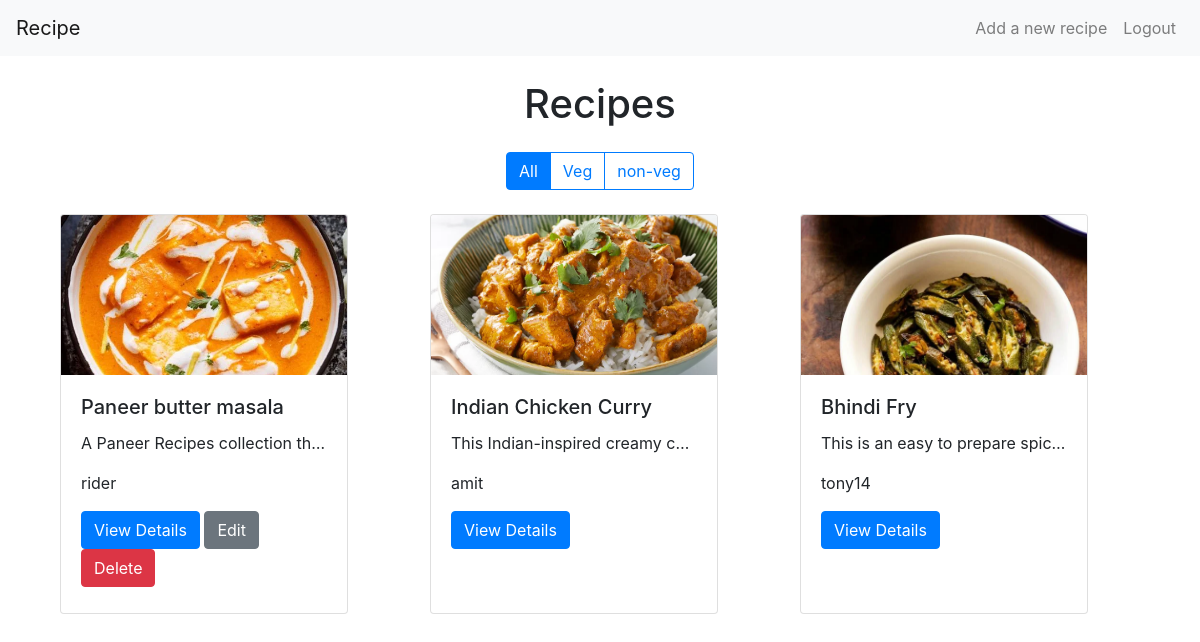
The page / (signed in) on the database its author committed.
### recipeapp/models.py (models this page shows, shortened)
class Category(models.Model):
    name = models.CharField(max_length=255, unique=True)

class Recipe(models.Model):
    name = models.CharField(max_length=255)
    image = models.ImageField(upload_to='recipes/')
    description = models.TextField()
    ingredients = models.TextField()
    instructions = models.TextField()
    category = models.ForeignKey(Category, on_delete=models.CASCADE, related_name='recipes')
    created_by = models.ForeignKey(User,on_delete=models.CASCADE)

### recipeapp/views.py (the view)
# urls.py: path('', recipe_list, name='recipe_list'),
def recipe_list(request, category_id=None):
    categories = Category.objects.all()
    if category_id:
        category = get_object_or_404(Category, id=category_id)
        recipes = Recipe.objects.filter(category=category)
    else:
        recipes = Recipe.objects.all()
    return render(request, 'recipes/recipe_list.html', {'categories': categories, 'recipes': recipes, 'category_id': category_id})

### templates/recipes/recipe_list.html (shortened to what this page needs)
{% extends 'base.html' %}
{% block content %}
<div class="container mt-4">
    <h1 class="text-center mb-4">Recipes</h1>
    <div class="row mb-4">
        <div class="col-12 text-center">
            <div class="btn-group" role="group" aria-label="Category filter">
                <a href="{% url 'recipe_list' %}" class="btn btn-outline-primary {% if not category_id %}active{% endif %}">All</a>
                {% for category in categories %}
                    <a href="{% url 'recipe_by_category' category.id %}" class="btn btn-outline-primary {% if category_id == category.id %}active{% endif %}">{{ category.name }}</a>
                {% endfor %}
            </div>
        </div>
    </div>
    <div class="row row-cols-1 row-cols-md-3 g-4">
        {% for recipe in recipes %}
        <div class="col">
            <div class="card" style="width: 18rem; height: 25rem;">
                <img src="{{ recipe.image.url }}" class="card-img-top img-fluid" alt="{{ recipe.name }}" style="height: 10rem; object-fit: cover;">
                <div class="card-body">
                    <h5 class="card-title">{{ recipe.name }}</h5>
                    <p class="card-text text-truncate">{{ recipe.description|truncatewords:10 }}</p>
                    <p class="card-text">{{ recipe.created_by }}</p>
                    <a href="{% url 'recipe_detail' recipe.pk %}" class="btn btn-primary">View Details</a>
                    {% if user == recipe.created_by %}
                        <a href="{% url 'recipe_edit' recipe.pk %}" class="btn btn-secondary">Edit</a>
                        <form action="{% url 'recipe_delete' recipe.pk %}" method="post" style="display:inline;">
                            <button type="submit" class="btn btn-danger">Delete</button>
                        </form>
                    {% endif %}
                </div>
            </div>
        </div>
        {% endfor %}
    </div>
</div>
{% endblock %}

### rows shown on the page
Category: name "Veg"
Category: name "non-veg"
Recipe: image (picture), name "Paneer butter masala", description "A Paneer Recipes collection th…", created_by "rider", shows "Edit"
Recipe: image (picture), name "Indian Chicken Curry", description "This Indian-inspired creamy c…", created_by "amit"
Recipe: image (picture), name "Bhindi Fry", description "This is an easy to prepare spic…", created_by "tony14"
